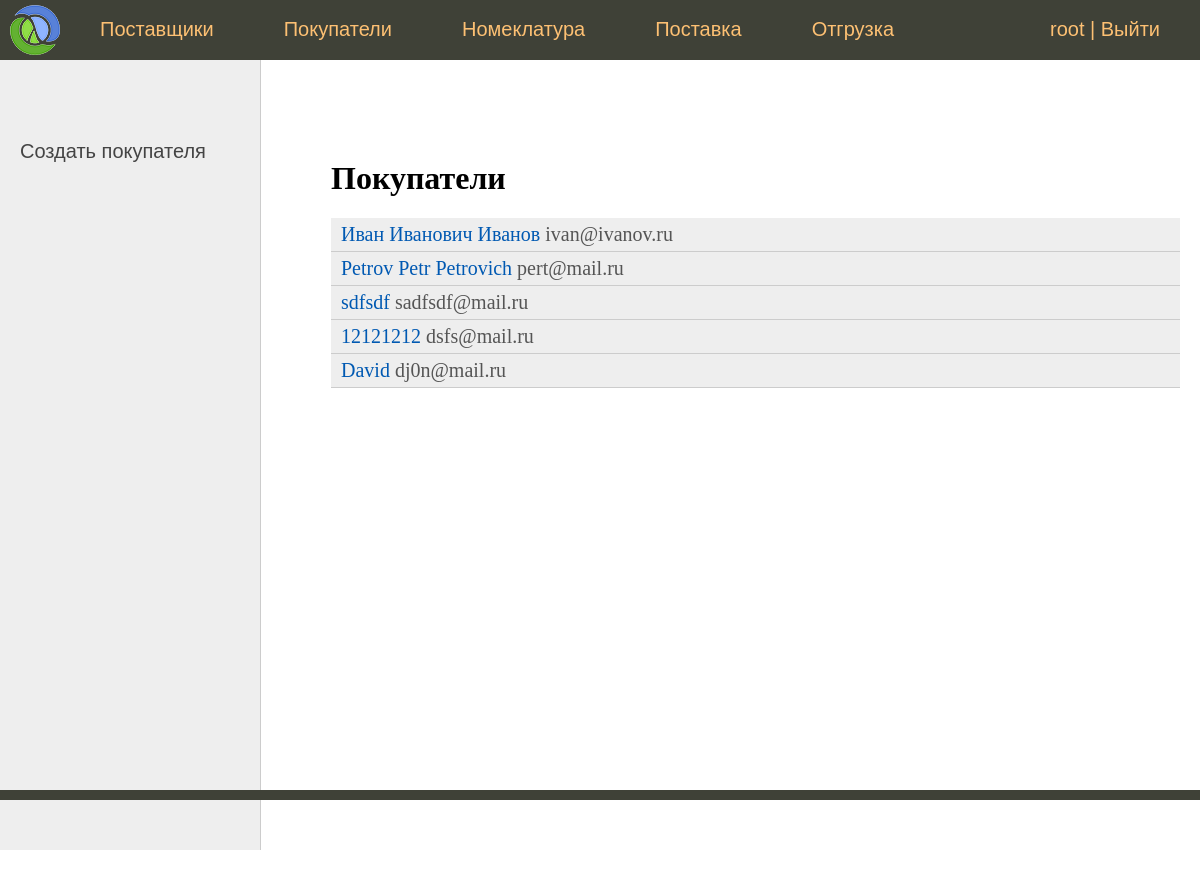
/buyer/ (signed in), run on an earlier commit of the app's database.
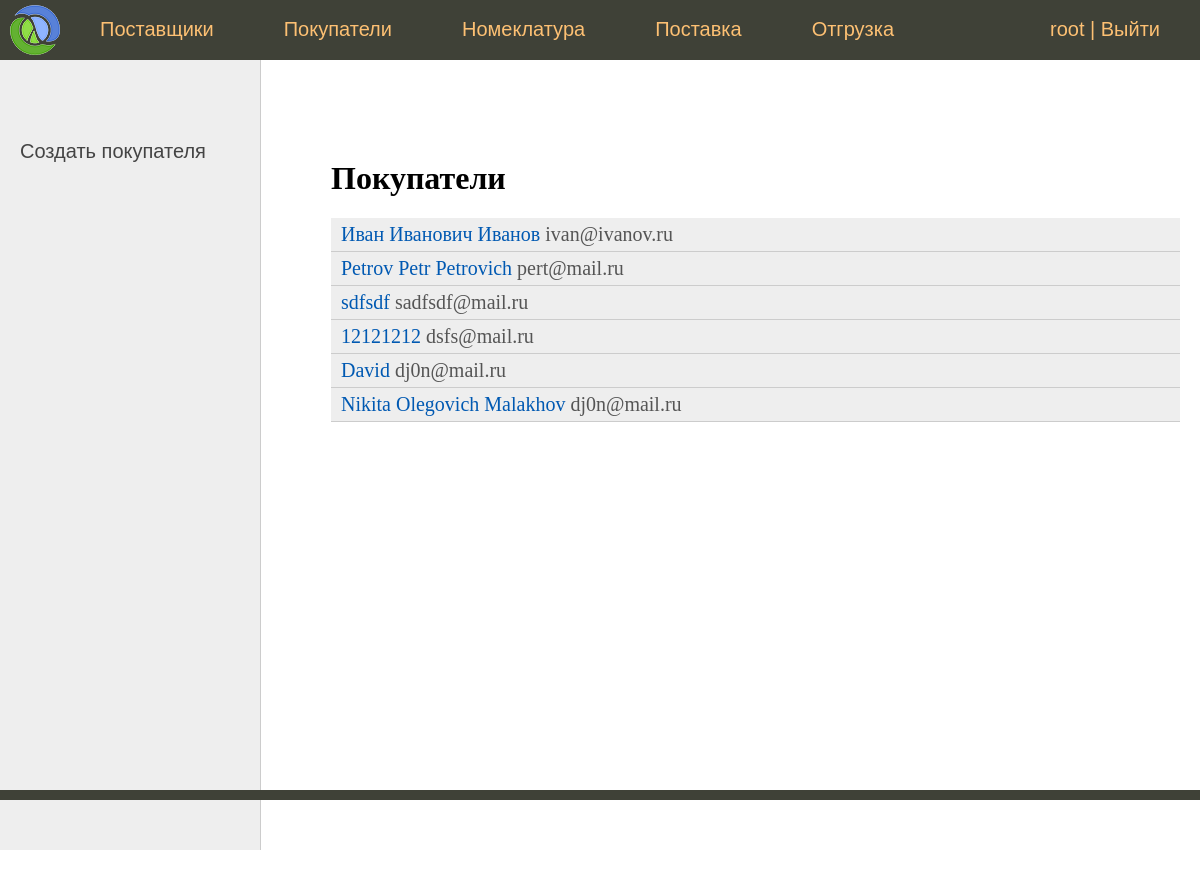
And on a later commit of the database.
### sklad/models.py (models this page shows, shortened)
class Contactor(models.Model):
    fio = models.CharField('Фамилия Имя Отчество', max_length=100)
    email = models.EmailField('Email')
    phone = models.IntegerField('Телефон')

class Buyer(Contactor):
    class Meta:
        verbose_name = 'Покупатель'
        verbose_name_plural = 'Покупатели'
    def get_absolute_url(self):
        return reverse('buyer', kwargs={'pk': self.pk})

class Contactor(models.Model):
    fio = models.CharField('Фамилия Имя Отчество', max_length=100)
    email = models.EmailField('Email')
    phone = models.IntegerField('Телефон')

### sklad/views.py (the view)
# urls.py: path('buyer/', BuyerListView.as_view(), name='buyer_list'),  #
class BuyerListView(SuperUserRequiredMixin, DataMixin, ListView):
    model = Buyer
    template_name = 'sklad/contactor_list.html'
    context_object_name = 'buyers'
    def get_context_data(self, *, object_list=None, **kwargs):
        context = super().get_context_data(**kwargs)
        c_def = self.get_user_context()
        context = dict(list(context.items()) + list(c_def.items()))
        context['left_menu'] = [
            {'url_name': 'buyer_add', 'title': 'Создать покупателя'}
        ]
        context['title'] = 'Покупатели'
        return context

### sklad/mixin.py (called while the page is built)
    def dispatch(self, request, *args, **kwargs):
        if not request.user.is_superuser:
            return self.handle_no_permission()
        return super().dispatch(request, *args, **kwargs)

    def get_user_context(self, **kwargs):
        context = kwargs
        if self.request.user.is_superuser:
            context['menu'] = menu
        return context

### sklad/templates/sklad/contactor_list.html (shortened to what this page needs)
{% extends 'sklad/base.html' %}
{% block left_menu %}
    {% include 'sklad/left_menu.html' %}
{% endblock %}
{% block content %}
<h1>{{ title }}</h1>
<ul class="list-articles">
    {% if buyers %}
	{% for n in buyers %}
        <li>
            <div class="article-panel">
                <p class="first"><a href="{{ n.get_absolute_url }}">{{ n.fio }}</a> {{ n.email }}</p>
            </div>
        </li>
	{% endfor %}
    {% endif %}
</ul>
{% endblock %}

### sklad/templates/sklad/base.html (shortened to what this page needs)
{% load static %}
<!DOCTYPE html>
<html>
<head>
	<link type="text/css" href="{% static 'sklad/css/styles.css' %}" rel="stylesheet" />
</head>
<body>
<table class="table-page" border=0 cellpadding="0" cellspacing="0">
<tr><td valign=top>
{% block mainmenu %}
		<div class="header">
			<ul id="mainmenu" class="mainmenu">
			<li class="logo"><a href="{% url 'home' %}"><div class="logo"></div></a></li>
{% for m in menu %}
			<li><a href="{% url m.url_name %}">{{m.title}}</a></li>
{% endfor %}
            {% if request.user.is_authenticated %}
				<li class="last">{{ user.username }} | <a href="{% url 'logout' %}">Выйти</a></li>
            {% else %}
                <li class="last"><a href="{% url 'login' %}">Войти</a></li>
            {% endif %}
			</ul>
		</div>
{% endblock mainmenu %}
<table class="table-content" border=0 cellpadding="0" cellspacing="0">
<tr>
	<td valign="top" class="left-chapters">
{% block left_menu %}{% endblock %}
</td>
<td valign="top" class="content">
	<div class="content-text">
{% block content %}
{% endblock %}
	</div>
</td></tr></table>
</td></tr>
<tr><td valign=top>
	<div id="footer">
	</div>
</td></tr></table>
</body>
</html>

### sklad/templates/sklad/left_menu.html (shortened to what this page needs)
    <ul id="leftchapters">
        {% for m in left_menu %}
            <li><a href="{% url m.url_name %}">{{ m.title }}</a></li>
        {% endfor %}
	</ul>

### sklad/static/sklad/css/styles.css (style rules this page uses)
html, body { font-family: 'Arial'; margin: 0; padding: 0; height: 100%; width: 100%; color: #444; }
a { color: #0059b2; text-decoration: none; }
div.article-panel { background: #eee; padding: 5px 10px 5px 10px; box-sizing: border-box; overflow: hidden; color: #555; }
div.article-panel p.first { margin: 0; float: left; }
ul.list-articles { list-style: none; margin: 0; padding: 0; }
ul.list-articles li { border-bottom: 1px solid #ccc; }
.table-page { width: 100%; height: 100%; vertical-align: top; }
.table-page tr { height: 100%; }
.header { background: #3F4137; height: 60px; }
.logo { background: url('../images/logo.png') no-repeat 10px 5px; width: 70px; height: 60px; }
ul.mainmenu { list-style: none; margin: 0; padding: 0; height: 60px; color: #fdc073; font-size: 20px; overflow: hidden; }
ul.mainmenu li { float: left; margin: 18px 40px 0 30px; }
ul.mainmenu li.logo { margin: 0; }
ul.mainmenu li.last { float: right; }
ul.mainmenu li a { color: #fdc073; text-decoration: none; }
.table-content { width: 100%; min-height: 100%; height: 100%; }
.left-chapters { margin: 0; background: #eee; border-right: 1px solid #ccc; min-height: 100%; }
.left-chapters ul { width: 230px; min-height: 100%; margin: 0; padding: 20px 10px 10px 20px; list-style: none; font-size: 20px; }
.left-chapters ul li { margin: 30px 0 0 0; color: #999; }
.left-chapters ul li a { color: #444; text-decoration: none; }
.content { padding: 40px 20px 20px 40px; width: 100%; box-sizing: border-box; }
.content-text { margin: 60px 0 0 30px; color: #000; font-size: 20px; font-family: Yandex Sans Display Light; }
.content-text h1 { font-size: 32px; }
#footer { box-sizing: border-box; background: #3F4137; padding: 5px; color: #aaa; font-size: 14px; font-family: Verdana, Geneva, Arial, Helvetica; text-align: left; overflow: hidden; }

What changed in the data, as far as the page shows it:
added Buyer: fio "Nikita Olegovich Malakhov", email "dj0n@mail.ru"
